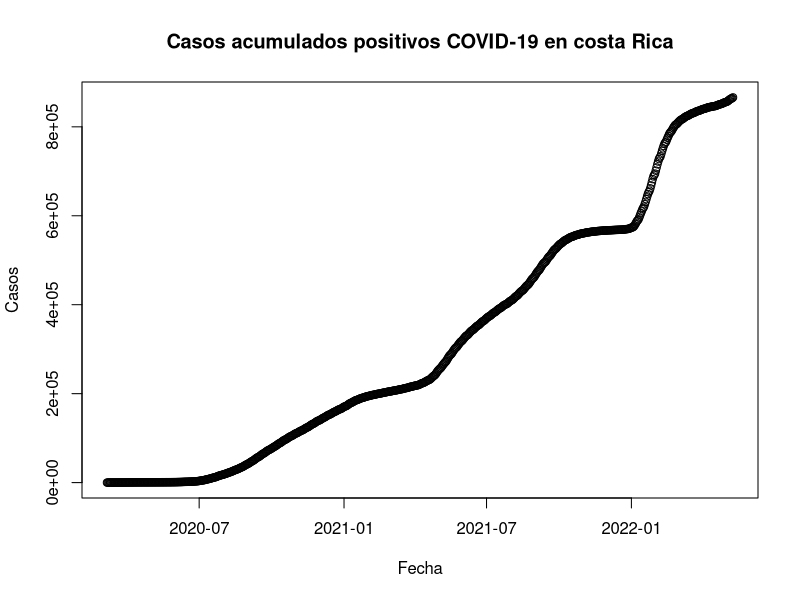

R code for this plot:
## ---- chunk 1
knitr::opts_chunk$set(echo = TRUE)
## ---- chunk 2
covid <- read.csv(file = "05_10_22_CSV_GENERAL.csv", sep = ";")
## ---- chunk 3
covid$FECHA <- as.Date(covid$FECHA, format = "%d/%m/%Y")
## ---- chunk 4
plot(covid$FECHA, covid$positivos, main = "Casos acumulados positivos COVID-19 en costa Rica", xlab = "Fecha", ylab = "Casos")
